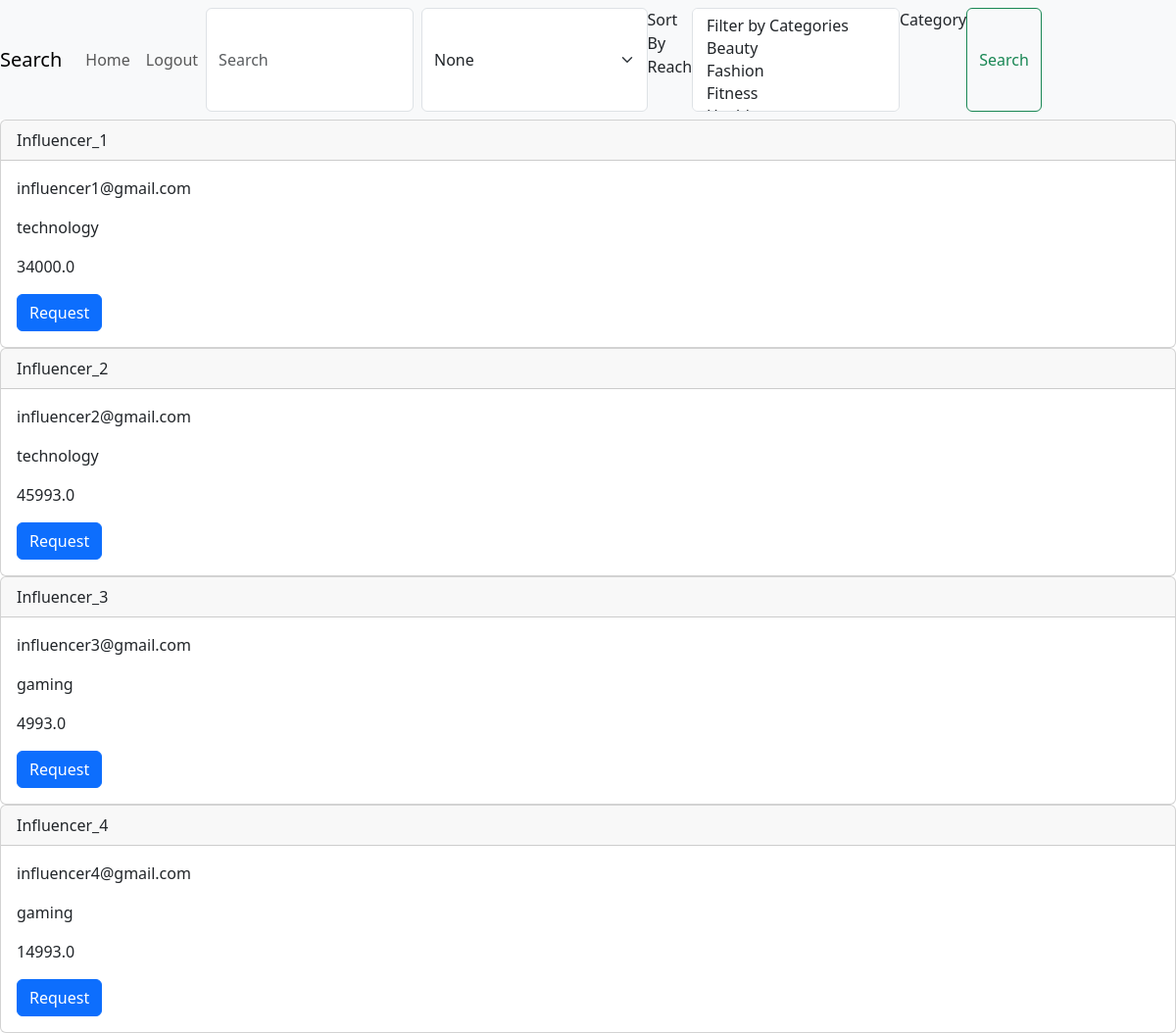
Page /search/ (signed in) on the committed database.
### components/models.py (models this page shows)
class User(db.Model, UserMixin):
    __tablename__ = "user"
    id = db.Column(db.Integer, primary_key=True, unique = True, nullable=False)
    role = db.Column(db.String, nullable=False)
    name = db.Column(db.String, nullable=False)
    email = db.Column(db.String, nullable=False, unique = True)
    password = db.Column(db.String, nullable=False)
    industry = db.Column(db.String)
    category = db.Column(db.String)
    reach = db.Column(db.Float)

### app.py (the view, shortened to what this page needs)
@app.route('/search/', methods=['GET', 'POST'])
@login_required
def search():
    user = current_user
    campaign = []
    if request.method == 'GET' and user.role == 'Influencer':
        campaigns = search_campaign(None, None)
        return render_template('search.html', type=user.role, results=campaigns, campaign=campaign, id=user.id, error="")
    elif request.method == 'GET' and user.role == 'Sponsor':
        influencers = search_user(None, None, None)
        campaign = get_sponsor_campaigns(user.id)
        return render_template('search.html', type=user.role, results=influencers, campaign=campaign, id=None, error="")

### app.py (called while the page is built)
@login_manager.user_loader
def load_user(user_id):
    user = User.query.get(user_id)
    return user

### components/campaign.py (called while the page is built)
def get_sponsor_campaigns(sponsor_id):
    campaigns = Campaign.query.filter_by(sponsor_id=sponsor_id).all()
    return campaigns

### components/user.py (called while the page is built)
def search_user(name, reach, category):
    if name:
        users = User.query.filter(User.name.like('%' + name + '%')).filter_by(role="Influencer").all()
    else:
        users = User.query.filter_by(role="Influencer").all()
    if category:
        users = [user for user in users if user.category in category]
    if reach == "Low":
        users = sorted(users, key=lambda x: x.reach, reverse=True)
    elif reach == "High":
        users = sorted(users, key=lambda x: x.reach)
    return users

### templates/search.html (shortened to what this page needs)
<!DOCTYPE HTML>
<html>
    <head>
        <link href="https://cdn.jsdelivr.net/npm/bootstrap@5.3.3/dist/css/bootstrap.min.css" rel="stylesheet">
    </head>
    <body>
        <nav class="navbar navbar-expand-lg navbar-light bg-light">
            <a class="navbar-brand" href="#">Search</a>
            <div class="collapse navbar-collapse" id="navbarSupportedContent">
              <ul class="navbar-nav mr-auto">
                {% if type == "Sponsor" %}
                    <li class="nav-item">
                        <a class="nav-link" href="{{ url_for('sponsor_dashboard') }}">Home</a>
                    </li>
                {% elif type == "Influencer" %}
                    <li class="nav-item">
                        <a class="nav-link" href="{{ url_for('influencer_dashboard') }}">Home</a>
                    </li>
                {% endif %}
                <li class="nav-item">
                    <a class="nav-link" href="{{ url_for('logout') }}">Logout</a>
                </li>
              </ul>
              <form class="d-flex" method="POST">
                <input class="form-control me-2" type="search" name="search" placeholder="Search" aria-label="Search">
                <select class="form-select" name="sort" id="sort" aria-label="Default select example">
                    <option value="{{ None }}" select>None</option>
                </select>
                {% if type == "Sponsor" %}
                <label class="form-label" for="Search_Type">Sort By Reach</label>
                <select id="category" name="category" class="form-control" multiple>
                    <option value="{{ None }}" disable select>Filter by Categories</option>
                    <option value="beauty">Beauty</option>
                    <option value="fashion">Fashion</option>
                    <option value="fitness">Fitness</option>
                    <option value="health">Health</option>
                </select>
                <label class="form-label" for="category">Category</label>
                {% elif type == "Influencer" %}
                <label class="form-label" for="Search_Type">Sort By Budget</label>
                {% endif %}
                <button class="btn btn-outline-success" type="submit">Search</button>
              </form>
            </div>
        </nav>
        {% if type == "Sponsor" %}
            {% for influencer in results %}
            <div class="card">
                <div class="card-header">
                    {{ influencer.name }}
                </div>
                <div class="card-body">
                    <p class="card-text">{{ influencer.email }}</p>
                    <p class="card-text">{{ influencer.category }}</p>
                    <p class="card-text">{{ influencer.reach }}</p>
                    <button type="button" class="btn btn-primary" data-bs-toggle="modal" data-bs-target="#requestAd{{ influencer.id }}">
                        Request
                    </button>
                </div>
            </div>
            {% endfor %}
        {% endif %}
    </body>
</html>

### rows in the picture
User: name "Influencer_1", email "influencer1@gmail.com", category "technology", reach "34000.0"
User: name "Influencer_2", email "influencer2@gmail.com", category "technology", reach "45993.0"
User: name "Influencer_3", email "influencer3@gmail.com", category "gaming", reach "4993.0"
User: name "Influencer_4", email "influencer4@gmail.com", category "gaming", reach "14993.0"
